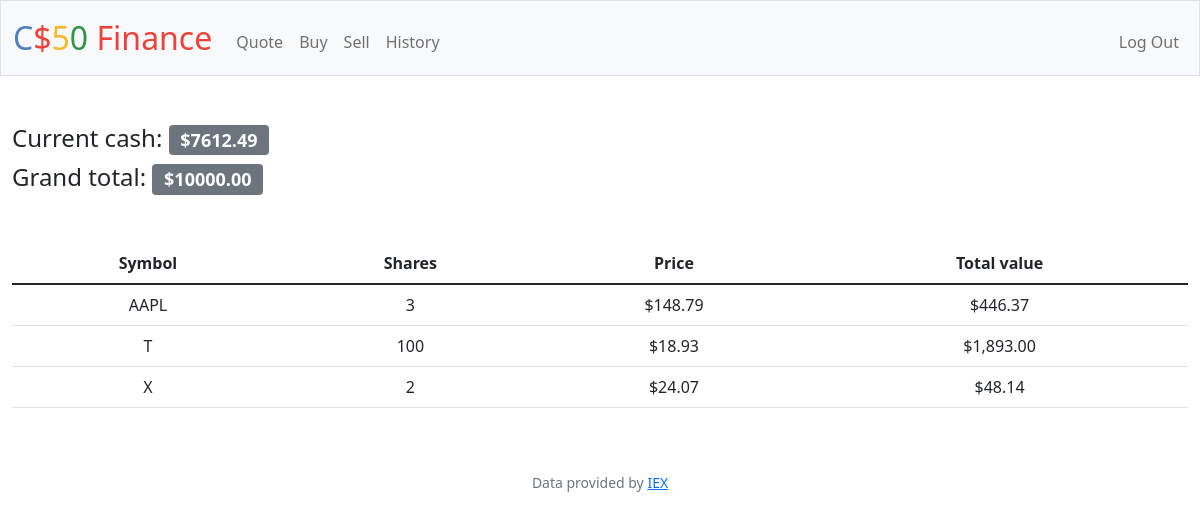
Screenshot of / (signed in) with the database file from the repository.
### tables this page shows
CREATE TABLE users (id INTEGER PRIMARY KEY AUTOINCREMENT NOT NULL, username TEXT NOT NULL, hash TEXT NOT NULL, cash NUMERIC NOT NULL DEFAULT 10000.00);

CREATE TABLE 'trans' ('user_id' INTEGER NOT NULL, 'symbol' TEXT NOT NULL, 'amount' INTEGER NOT NULL, 'time' DATETIME NOT NULL DEFAULT CURRENT_TIMESTAMP, 't_id'  INTEGER PRIMARY KEY NOT NULL  , 'price' INTEGER, 'type'  TEXT NOT NULL  );

### app.py (the view)
@app.route("/")
@login_required
def index():
    stock = db.execute("SELECT symbol, SUM(amount), price FROM trans WHERE user_id = ? GROUP BY symbol HAVING SUM(amount) > 0", session["user_id"])
    cash = (db.execute("SELECT cash FROM users WHERE id = ?", session["user_id"])[0]['cash'])
    stocks_total = db.execute("SELECT sum(amount*price) FROM trans WHERE user_id = ?", session["user_id"])[0]["sum(amount*price)"]
    if stocks_total == None:
        stocks_total = 0
    grand = cash + stocks_total
    return render_template("index.html", stock=stock, current=cash, grand=grand)

### app.py (called while the page is built)
@app.after_request
def after_request(response):
    response.headers["Cache-Control"] = "no-cache, no-store, must-revalidate"
    response.headers["Expires"] = 0
    response.headers["Pragma"] = "no-cache"
    return response

### helpers.py (called while the page is built)
def login_required(f):
    @wraps(f)
    def decorated_function(*args, **kwargs):
        if session.get("user_id") is None:
            return redirect("/login")
        return f(*args, **kwargs)
    return decorated_function

def usd(value):
    return f"${value:,.2f}"

### templates/index.html (shortened to what this page needs)
{% extends "layout.html" %}
{% block main %}
    <div style="margin-bottom: 3rem;">
        <h4 align="left">Current cash: <span class="badge bg-secondary" style="font-size: ; background-color: !important">{{ "$%.2f"|format(current) }}</span></h4>
        <h4 align="left">Grand total: <span class="badge bg-secondary" style="display: inline-block; background-color: !important">{{ "$%.2f"|format(grand) }}</span></h4>
    </div>
    <table class="table">
        <thead>
            <tr>
                <th>Symbol</th>
                <th>Shares</th>
                <th>Price</th>
                <th>Total value</th>
            </tr>
        </thead>
        <tbody>
            {% for row in stock %}
                <tr>
                    <td>{{ row["symbol"] }}</td>
                    <td>{{ row["SUM(amount)"] }}</td>
                    <td>{{ row["price"] | usd }}</td>
                    <td>{{ (row["price"] * row["SUM(amount)"]) | usd }}</td>
                </tr>
            {% endfor %}
        </tbody>
    </table>
{% endblock %}

### rows the page displays
users: cash "$7612.49"
trans: symbol "AAPL", row "3", price "$148.79", price "$446.37"
trans: symbol "T", amount "100", price "$18.93", price "$1,893.00"
trans: symbol "X", amount "2", price "$24.07", price "$48.14"

### other values shown
{{ "$%.2f"|format(grand) }} "$10000.00"
